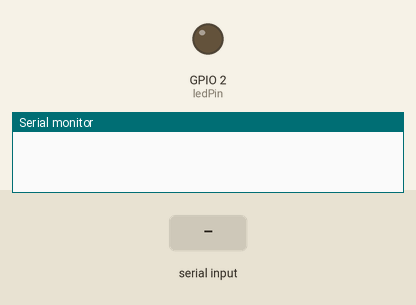
Simulated run of this sketch. Board: ESP32. Parts: output pins drawn as LEDs (lit = HIGH), the last lines printed to the serial monitor. The inputs (shaded band) are chosen by the test bench.

Above: at 1.2 s.
1.3 s: "A" received over the second serial link
At 1.9 s:
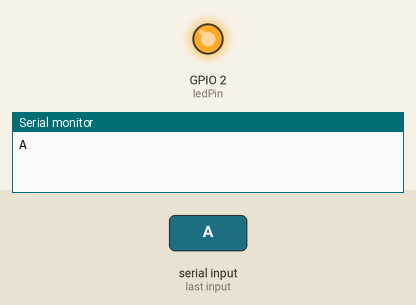
4.3 s: "1" received over the second serial link
Timing chart, 0 to 7.3 s (numbered marks = the images above; inputs shaded):
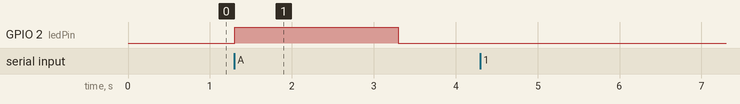

The sketch:

UART_esclavo.ino
```cpp
#include <HardwareSerial.h>

HardwareSerial SerialUART(1);
const int ledPin = 2;

void setup() {
  pinMode(ledPin, OUTPUT);
  Serial.begin(115200);
  SerialUART.begin(9600, SERIAL_8N1, 16, 17);

}

void loop() {
  if(SerialUART.available()){
    char dato = SerialUART.read();
    Serial.println(dato);

    if(dato == 'A'){
      digitalWrite(ledPin, HIGH);
      delay(2000);
      digitalWrite(ledPin, LOW);
      Serial.println("OK");
    }
  }

}
```

Measured:
- after the input at 1.3 s, GPIO 2 (ledPin): LOW → HIGH at once, → LOW 2.0 s later
